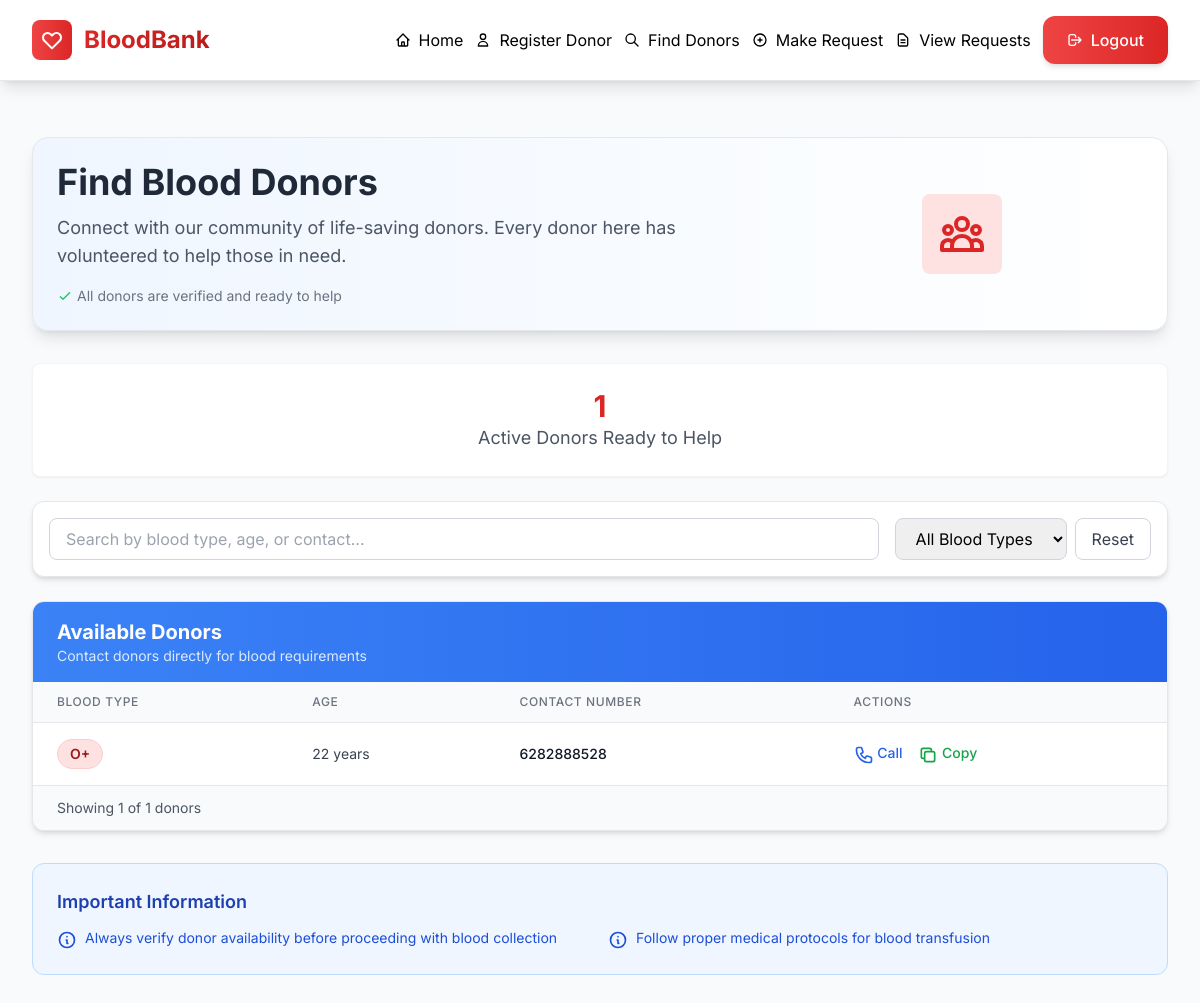
/filter_donors (signed in), run on the app's committed database.
### website/models.py (models this page shows)
class Donor(db.Model):
    id = db.Column(db.Integer, primary_key=True)
    user_id = db.Column(db.Integer, db.ForeignKey('user.id'))
    blood_type = db.Column(db.String(10))
    age = db.Column(db.Integer)
    contact_number = db.Column(db.String(15))

### website/auth.py (the view)
@auth.route("/filter_donors")
@login_required
def filter_donors():
    all_donors = Donor.query.join(User).options(joinedload(Donor.user)).all()
    donor_list = []
    for donor in all_donors:
        donor_list.append({
            'blood_type': donor.blood_type,
            'age': donor.age,
            'contact_number': donor.contact_number
        })
    return render_template("filter_donors.html", user = current_user, donors=donor_list)

### website/__init__.py (called while the page is built)
def create_app():
  app = Flask(__name__ )
  app.config['SECRET_KEY'] = 'rahasyam'
  app.config['SQLALCHEMY_DATABASE_URI'] = f'sqlite:///{DB_NAME}'
  db.init_app(app)
  from .views import views
  from .auth import auth
  app.register_blueprint(views, url_prefix='/views')
  app.register_blueprint(auth, url_prefix='/')
  from .models import User, Donor, Request
  with app.app_context():
      db.create_all()
  login_manager = LoginManager()
  login_manager.login_view = 'auth.login'
  login_manager.init_app(app)
  @login_manager.user_loader
  def load_user(id):
      return User.query.get(int(id))
  return app

### website/templates/filter_donors.html (shortened to what this page needs)
{% extends "base.html" %}
{% block content %}
<div class="max-w-7xl mx-auto">
  <div class="bg-gradient-to-r from-blue-50 to-white rounded-2xl shadow-lg p-6 mb-8 border border-gray-200">
    <div class="flex flex-col md:flex-row items-center justify-between">
      <div class="md:w-2/3">
        <h1 class="text-3xl md:text-4xl font-bold text-gray-800 mb-3">Find Blood Donors</h1>
        <p class="text-lg text-gray-600 mb-4">
          Connect with our community of life-saving donors. Every donor here has volunteered to help those in need.
        </p>
        <div class="flex items-center text-sm text-gray-500">
          <svg xmlns="http://www.w3.org/2000/svg" class="h-4 w-4 mr-1 text-green-500" fill="none" viewBox="0 0 24 24" stroke="currentColor">
            <path stroke-linecap="round" stroke-linejoin="round" stroke-width="2" d="M5 13l4 4L19 7" />
          </svg>
          <span>All donors are verified and ready to help</span>
        </div>
      </div>
      <div class="md:w-1/3 mt-4 md:mt-0 flex justify-center">
        <div class="bg-red-100 p-4 rounded-lg">
        </div>
      </div>
    </div>
  </div>
  <div class="bg-white rounded-lg shadow-sm p-6 mb-6 border border-gray-100 text-center">
    <div class="text-3xl font-bold text-red-600">{{ donors|length }}</div>
    <div class="text-lg text-gray-600">Active Donors Ready to Help</div>
  </div>
  <div class="bg-white rounded-xl shadow-md p-4 mb-6 border border-gray-200">
    <div class="flex flex-col md:flex-row gap-4 items-center">
      <div class="flex-1">
        <input
          type="text"
          id="searchInput"
          placeholder="Search by blood type, age, or contact..."
          class="w-full px-4 py-2 border border-gray-300 rounded-lg focus:ring-2 focus:ring-blue-500 focus:border-blue-500 transition duration-200"
        >
      </div>
      <div class="flex gap-2">
        <select id="bloodTypeFilter" class="px-4 py-2 border border-gray-300 rounded-lg focus:ring-2 focus:ring-blue-500 focus:border-blue-500 transition duration-200">
          <option value="">All Blood Types</option>
        </select>
        <button id="resetFilters" class="px-4 py-2 border border-gray-300 text-gray-700 rounded-lg hover:bg-gray-50 transition duration-200">
          Reset
        </button>
      </div>
    </div>
  </div>
  <div class="bg-white rounded-xl shadow-md overflow-hidden border border-gray-200">
    <div class="bg-gradient-to-r from-blue-500 to-blue-600 px-6 py-4">
      <h2 class="text-xl font-bold text-white">Available Donors</h2>
      <p class="text-blue-100 text-sm">Contact donors directly for blood requirements</p>
    </div>
    {% if donors %}
    <div class="overflow-x-auto">
      <table class="min-w-full divide-y divide-gray-200" id="donorsTable">
        <thead class="bg-gray-50">
          <tr>
            <th scope="col" class="px-6 py-3 text-left text-xs font-medium text-gray-500 uppercase tracking-wider">
              Blood Type
            </th>
            <th scope="col" class="px-6 py-3 text-left text-xs font-medium text-gray-500 uppercase tracking-wider">
              Age
            </th>
            <th scope="col" class="px-6 py-3 text-left text-xs font-medium text-gray-500 uppercase tracking-wider">
              Contact Number
            </th>
            <th scope="col" class="px-6 py-3 text-left text-xs font-medium text-gray-500 uppercase tracking-wider">
              Actions
            </th>
          </tr>
        </thead>
        <tbody class="bg-white divide-y divide-gray-200">
          {% for donor in donors %}
          <tr class="hover:bg-gray-50 transition duration-150 donor-row" data-blood-type="{{ donor.blood_type }}" data-age="{{ donor.age }}">
            <td class="px-6 py-4 whitespace-nowrap">
              <span class="px-3 py-1 inline-flex text-sm leading-5 font-semibold rounded-full bg-red-100 text-red-800 border border-red-200">
                {{ donor.blood_type }}
              </span>
            </td>
            <td class="px-6 py-4 whitespace-nowrap text-sm text-gray-700">
              {{ donor.age }} years
            </td>
            <td class="px-6 py-4 whitespace-nowrap text-sm font-medium text-gray-900 contact-number">
              {{ donor.contact_number }}
            </td>
            <td class="px-6 py-4 whitespace-nowrap text-sm font-medium">
              <button class="text-blue-600 hover:text-blue-900 mr-3 contact-btn" data-contact="{{ donor.contact_number }}">
                Call
              </button>
              <button class="text-green-600 hover:text-green-900 copy-btn" data-contact="{{ donor.contact_number }}">
                <svg xmlns="http://www.w3.org/2000/svg" class="h-5 w-5 inline" fill="none" viewBox="0 0 24 24" stroke="currentColor">
                  <path stroke-linecap="round" stroke-linejoin="round" stroke-width="2" d="M8 16H6a2 2 0 01-2-2V6a2 2 0 012-2h8a2 2 0 012 2v2m-6 12h8a2 2 0 002-2v-8a2 2 0 00-2-2h-8a2 2 0 00-2 2v8a2 2 0 002 2z" />
                </svg>
                Copy
              </button>
            </td>
          </tr>
          {% endfor %}
        </tbody>
      </table>
    </div>
    <div class="bg-gray-50 px-6 py-3 border-t border-gray-200">
      <p class="text-sm text-gray-600">
        Showing <span id="visibleCount">{{ donors|length }}</span> of {{ donors|length }} donors
      </p>
    </div>
    {% endif %}
  </div>
  <div class="mt-8 bg-blue-50 border border-blue-200 rounded-xl p-6">
    <h3 class="text-lg font-semibold text-blue-800 mb-3">Important Information</h3>
    <div class="grid grid-cols-1 md:grid-cols-2 gap-4 text-sm text-blue-700">
      <div class="flex items-start">
        <svg xmlns="http://www.w3.org/2000/svg" class="h-5 w-5 mr-2 mt-0.5 flex-shrink-0" fill="none" viewBox="0 0 24 24" stroke="currentColor">
          <path stroke-linecap="round" stroke-linejoin="round" stroke-width="2" d="M13 16h-1v-4h-1m1-4h.01M21 12a9 9 0 11-18 0 9 9 0 0118 0z" />
        </svg>
        <span>Always verify donor availability before proceeding with blood collection</span>
      </div>
      <div class="flex items-start">
        <svg xmlns="http://www.w3.org/2000/svg" class="h-5 w-5 mr-2 mt-0.5 flex-shrink-0" fill="none" viewBox="0 0 24 24" stroke="currentColor">
          <path stroke-linecap="round" stroke-linejoin="round" stroke-width="2" d="M13 16h-1v-4h-1m1-4h.01M21 12a9 9 0 11-18 0 9 9 0 0118 0z" />
        </svg>
        <span>Follow proper medical protocols for blood transfusion</span>
      </div>
    </div>
  </div>
</div>
{% endblock %}

### website/templates/base.html (style rules this page uses)
body { font-family: 'Inter', sans-serif; background-color: #f8fafc; }

### data on the page
Donor: blood_type "O+", age "22", contact_number "6282888528"

### other printed values
{{ donors|length }} "1"
